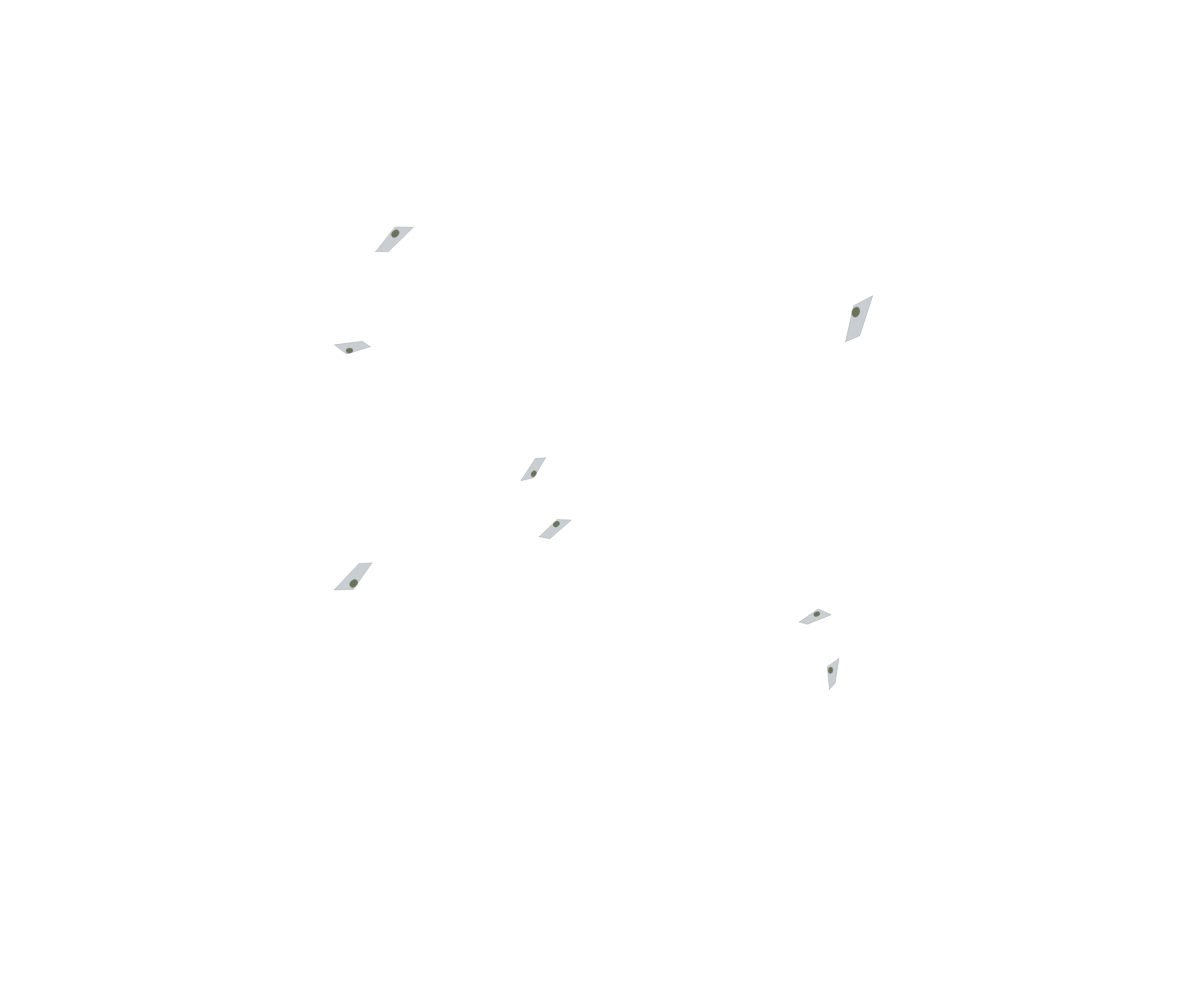
Frame 1 (no input)
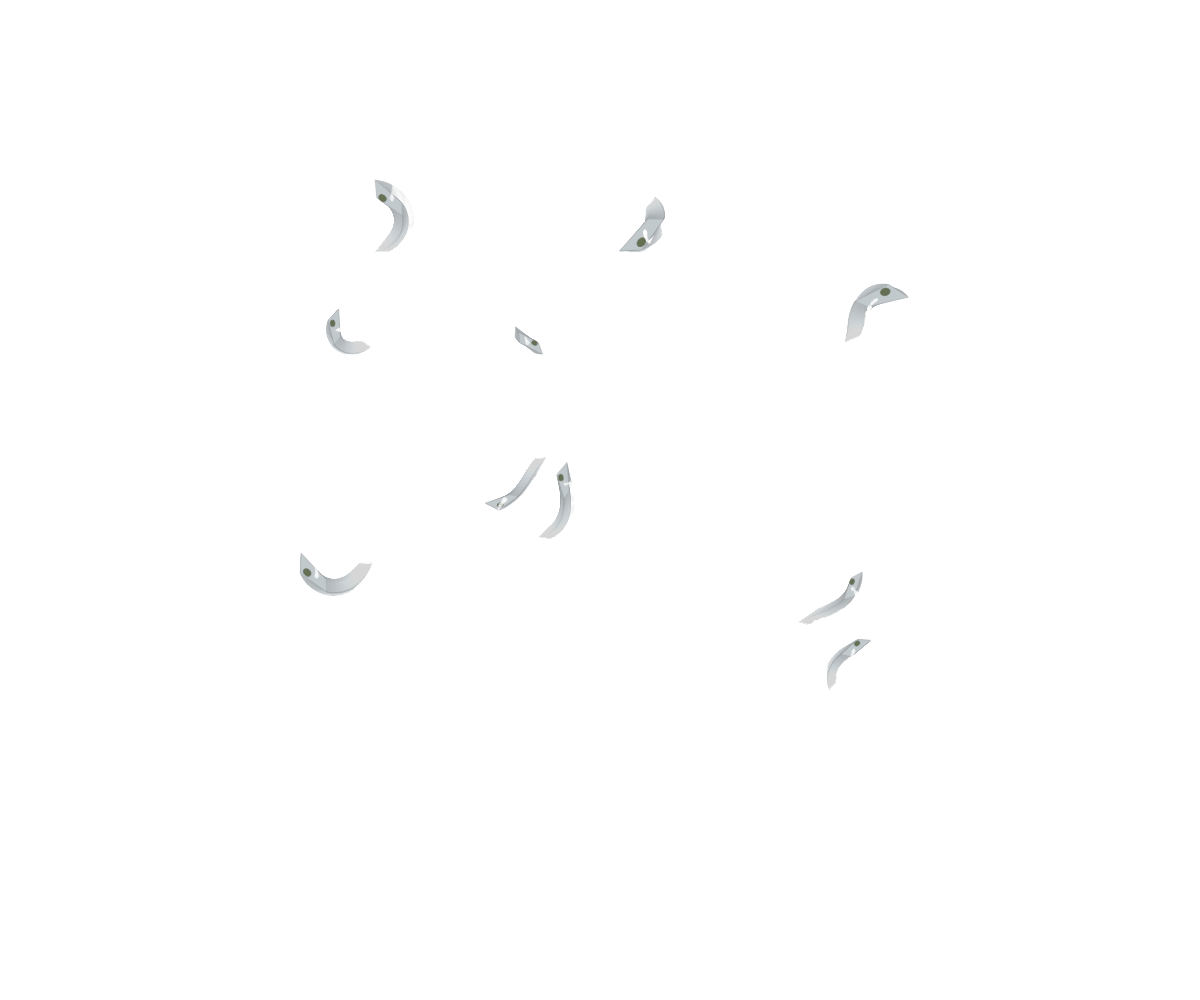
Frame 60 (no input)
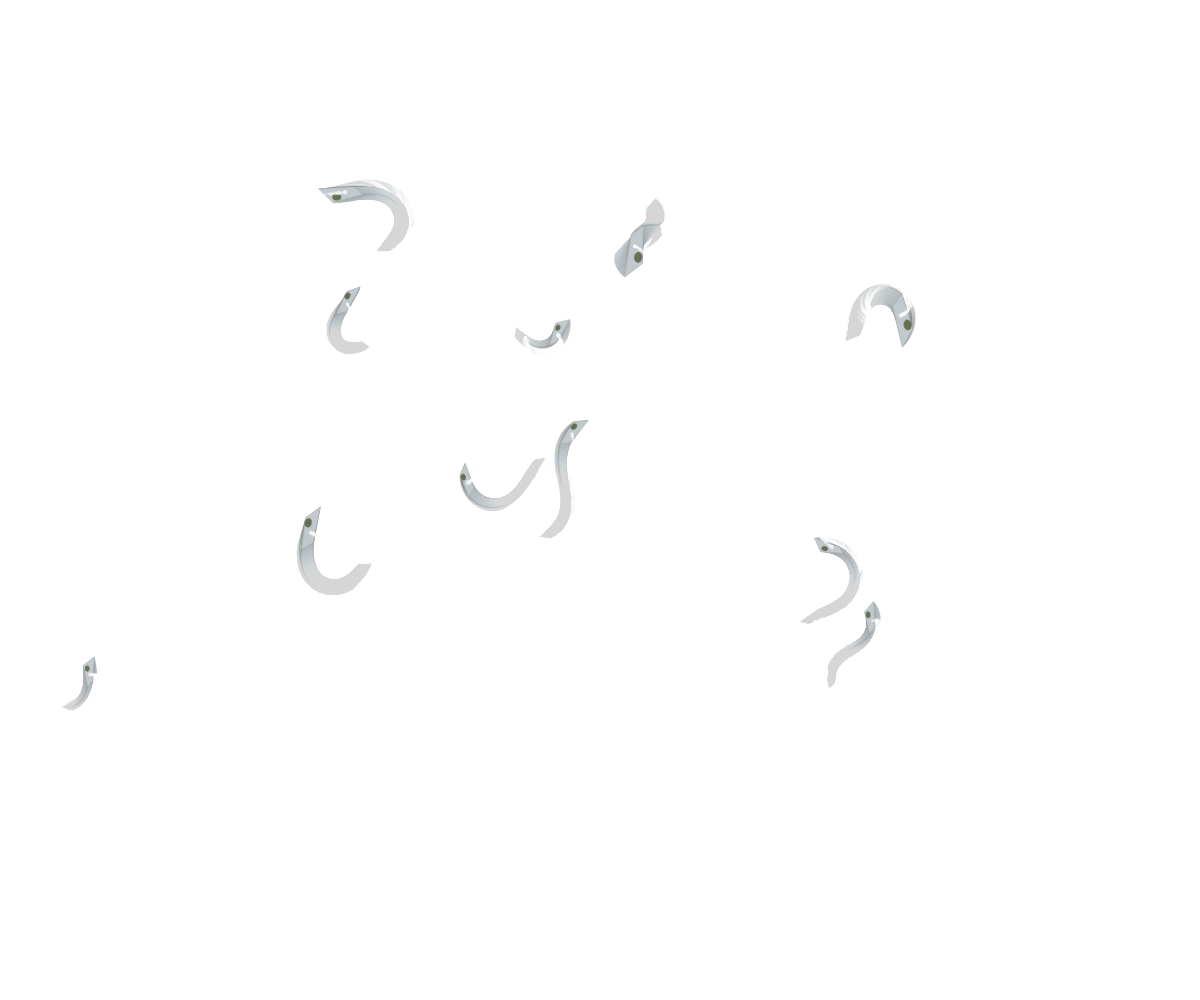
Frame 120 (the mouse pressed at the canvas centre since frame 60)

The p5.js sketch that drew these frames (run headless with seeded random() and noise() and a simulated clock; from frame 60 on, the mouse is pressed at the canvas centre):

// p5.js sketch
// ── sketch.js
let ships = [];
let sedimentParticles = [];
let crystalGeodes = [];

function setup() {
  createCanvas(windowWidth, windowHeight);
  colorMode(HSB, 360, 100, 100, 1);
  
  // Create initial ships
  for (let i = 0; i < 8; i++) {
    ships.push({
      x: random(width),
      y: random(height * 0.2, height * 0.8),
      size: random(30, 60),
      speed: random(0.3, 1.0),
      angle: random(TWO_PI),
      decay: 0,
      trail: [],
      encased: false
    });
  }
  
  noStroke();
}

function draw() {
  // Very light translucent background to simulate deep time sediment
  background(200, 5, 95, 0.01);
  
  // Update and draw ships
  for (let i = ships.length - 1; i >= 0; i--) {
    let ship = ships[i];
    
    // Move ship
    ship.x += cos(ship.angle) * ship.speed;
    ship.y += sin(ship.angle) * ship.speed;
    
    // Add some sway
    ship.angle += sin(frameCount * 0.02 + i) * 0.03;
    
    // Boundary check - wrap around
    if (ship.x > width + 100) ship.x = -100;
    if (ship.x < -100) ship.x = width + 100;
    
    // Add decay over time
    ship.decay += 0.0005;
    
    // Create sediment trail
    if (frameCount % 3 === 0) {
      ship.trail.push({
        x: ship.x,
        y: ship.y,
        size: random(2, 5),
        life: 1.0
      });
    }
    
    // Limit trail length
    if (ship.trail.length > 20) {
      ship.trail.shift();
    }
    
    // Update sediment trail
    for (let j = ship.trail.length - 1; j >= 0; j--) {
      let p = ship.trail[j];
      p.life -= 0.01;
      
      if (p.life <= 0) {
        ship.trail.splice(j, 1);
      }
    }
    
    // Draw ship with paper cut effect
    push();
    translate(ship.x, ship.y);
    rotate(ship.angle);
    
    // Main ship body with patina effect
    fill(200, 5, 80, 0.9);
    stroke(200, 5, 60);
    strokeWeight(0.3);
    
    // Draw ship hull with slight warping
    beginShape();
    vertex(-ship.size * 0.4, -ship.size * 0.1 + sin(frameCount * 0.03 + i) * 1);
    vertex(ship.size * 0.3, -ship.size * 0.2 + cos(frameCount * 0.05 + i) * 1);
    vertex(ship.size * 0.6, ship.size * 0.1 + sin(frameCount * 0.04 + i) * 1);
    vertex(-ship.size * 0.2, ship.size * 0.1 + cos(frameCount * 0.06 + i) * 1);
    endShape(CLOSE);
    
    // Add moss effect
    fill(80, 50, 30, 0.7);
    ellipse(ship.size * 0.2, -ship.size * 0.1, ship.size * 0.2, ship.size * 0.15);
    
    // Draw sediment particles from trail
    for (let p of ship.trail) {
      fill(0, 0, 100, p.life * 0.7);
      noStroke();
      ellipse(p.x - ship.x, p.y - ship.y, p.size * p.life, p.size * p.life);
    }
    
    pop();
    
    // Encase hull in crystalline geode when decay is high
    if (!ship.encased && ship.decay > 0.3) {
      for (let j = 0; j < 15; j++) {
        crystalGeodes.push({
          x: ship.x + random(-ship.size * 1.2, ship.size * 1.2),
          y: ship.y + random(-ship.size * 1.2, ship.size * 1.2),
          size: random(2, 6),
          life: 1.0,
          age: 0,
          colorHue: 20 + (j % 3) * 20
        });
      }
      ship.encased = true;
    }
    
    // Occasionally remove ships
    if (ship.decay > 1.0 && random() < 0.001) {
      ships.splice(i, 1);
      
      // Add more sediment particles when ship is removed
      for (let j = 0; j < 20; j++) {
        sedimentParticles.push({
          x: ship.x,
          y: ship.y,
          size: random(1, 4),
          life: 1.0,
          speedX: random(-0.5, 0.5),
          speedY: random(-0.5, 0.5)
        });
      }
    }
  }
  
  // Update and draw sediment particles
  for (let i = sedimentParticles.length - 1; i >= 0; i--) {
    let p = sedimentParticles[i];
    
    p.x += p.speedX;
    p.y += p.speedY;
    p.life -= 0.005;
    
    if (p.life <= 0) {
      sedimentParticles.splice(i, 1);
      continue;
    }
    
    fill(0, 0, 90, p.life * 0.7);
    ellipse(p.x, p.y, p.size * p.life, p.size * p.life);
  }
  
  // Update and draw crystal geodes
  for (let i = crystalGeodes.length - 1; i >= 0; i--) {
    let geode = crystalGeodes[i];
    
    geode.age += 0.05;
    geode.life -= 0.002;
    
    if (geode.life <= 0) {
      crystalGeodes.splice(i, 1);
      continue;
    }
    
    // Draw crystalline structure
    push();
    translate(geode.x, geode.y);
    
    fill(geode.colorHue, 30, 90, geode.life * 0.6);
    noStroke();
    
    // Create a few crystal-like points
    for (let j = 0; j < 4; j++) {
      let angle = j * TWO_PI / 4 + geode.age * 0.1;
      let radius = geode.size * (0.5 + sin(geode.age * 0.3 + j) * 0.5);
      let x = cos(angle) * radius;
      let y = sin(angle) * radius;
      
      ellipse(x, y, geode.size * geode.life, geode.size * geode.life);
    }
    
    pop();
  }
  
  // Occasionally add new ships
  if (random() < 0.01 && ships.length < 12) {
    ships.push({
      x: random(width),
      y: random(height * 0.2, height * 0.8),
      size: random(30, 60),
      speed: random(0.3, 1.0),
      angle: random(TWO_PI),
      decay: 0,
      trail: [],
      encased: false
    });
  }
}

function windowResized() {
  resizeCanvas(windowWidth, windowHeight);
}
